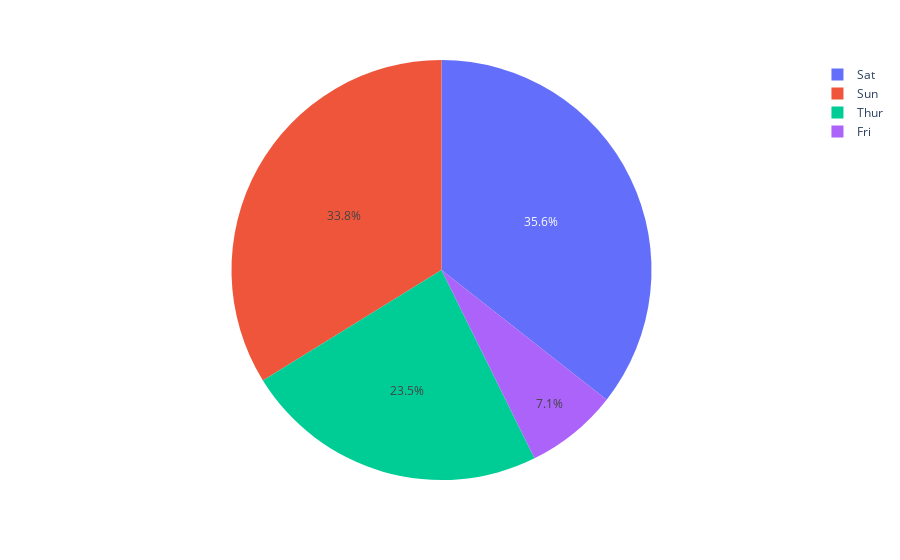

The notebook cell saved with this chart:
### Code cell
fig = px.pie(data_frame=df, values='tip', names='day');
fig.show()

### Figure 1 — Plotly figure (JSON) as saved in the notebook; plotly's stock layout.template omitted (floating-point values rounded to 4 significant figures; data arrays with more than 128 entries replaced by an {"elided": "..."} marker saying what was removed)
{"data": [{"domain": {"x": [0, 1], "y": [0, 1]}, "hovertemplate": "day=%{label}<br>tip=%{value}<extra></extra>", "labels": {"elided": "244 str values"}, "legendgroup": "", "name": "", "showlegend": true, "type": "pie", "values": {"elided": "244 float values"}}], "layout": {"legend": {"tracegroupgap": 0}, "margin": {"t": 60}}}
